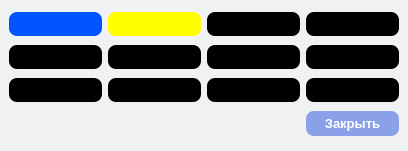
<?xml version="1.0" encoding="UTF-8"?>
<ui version="4.0">
 <class>Color_form</class>
 <widget class="QMainWindow" name="Color_form">
  <property name="geometry">
   <rect>
    <x>0</x>
    <y>0</y>
    <width>378</width>
    <height>151</height>
   </rect>
  </property>
  <property name="windowTitle">
   <string>MainWindow</string>
  </property>
  <property name="styleSheet">
   <string notr="true">background-color:rgb(240, 241, 242)</string>
  </property>
  <widget class="QWidget" name="centralwidget">
   <layout class="QGridLayout" name="gridLayout">
    <item row="3" column="4">
     <widget class="QPushButton" name="pushButton_12">
      <property name="styleSheet">
       <string notr="true">background-color:rgb(0, 0, 0);
border-radius: 8px;
padding: 5px 15px;
outline: 0px;</string>
      </property>
      <property name="text">
       <string>PushButton</string>
      </property>
     </widget>
    </item>
    <item row="1" column="3">
     <widget class="QPushButton" name="pushButton_4">
      <property name="styleSheet">
       <string notr="true">background-color:rgb(255, 255, 0);
border-radius: 8px;
padding: 5px 15px;
outline: 0px;</string>
      </property>
     </widget>
    </item>
    <item row="2" column="3">
     <widget class="QPushButton" name="pushButton_5">
      <property name="styleSheet">
       <string notr="true">background-color:rgb(0, 0, 0);
border-radius: 8px;
padding: 5px 15px;
outline: 0px;</string>
      </property>
      <property name="text">
       <string>PushButton</string>
      </property>
     </widget>
    </item>
    <item row="2" column="2">
     <widget class="QPushButton" name="pushButton_2">
      <property name="styleSheet">
       <string notr="true">background-color:rgb(0, 0, 0);
border-radius: 8px;
padding: 5px 15px;
outline: 0px;</string>
      </property>
      <property name="text">
       <string>PushButton</string>
      </property>
     </widget>
    </item>
    <item row="3" column="3">
     <widget class="QPushButton" name="pushButton_3">
      <property name="styleSheet">
       <string notr="true">background-color:rgb(0, 0, 0);
border-radius: 8px;
padding: 5px 15px;
outline: 0px;</string>
      </property>
      <property name="text">
       <string>PushButton</string>
      </property>
     </widget>
    </item>
    <item row="1" column="2">
     <widget class="QPushButton" name="blue">
      <property name="styleSheet">
       <string notr="true">background-color:rgb(0, 85, 255);
border-radius: 8px;
padding: 5px 15px;
outline: 0px;</string>
      </property>
      <property name="text">
       <string/>
      </property>
     </widget>
    </item>
    <item row="2" column="4">
     <widget class="QPushButton" name="pushButton_8">
      <property name="styleSheet">
       <string notr="true">background-color:rgb(0, 0, 0);
border-radius: 8px;
padding: 5px 15px;
outline: 0px;</string>
      </property>
      <property name="text">
       <string>PushButton</string>
      </property>
     </widget>
    </item>
    <item row="1" column="5">
     <widget class="QPushButton" name="pushButton_10">
      <property name="styleSheet">
       <string notr="true">background-color:rgb(0, 0, 0);
border-radius: 8px;
padding: 5px 15px;
outline: 0px;</string>
      </property>
      <property name="text">
       <string>PushButton</string>
      </property>
     </widget>
    </item>
    <item row="3" column="5">
     <widget class="QPushButton" name="pushButton_9">
      <property name="styleSheet">
       <string notr="true">background-color:rgb(0, 0, 0);
border-radius: 8px;
padding: 5px 15px;
outline: 0px;</string>
      </property>
      <property name="text">
       <string>PushButton</string>
      </property>
     </widget>
    </item>
    <item row="2" column="5">
     <widget class="QPushButton" name="pushButton_11">
      <property name="styleSheet">
       <string notr="true">background-color:rgb(0, 0, 0);
border-radius: 8px;
padding: 5px 15px;
outline: 0px;</string>
      </property>
      <property name="text">
       <string>PushButton</string>
      </property>
     </widget>
    </item>
    <item row="1" column="4">
     <widget class="QPushButton" name="pushButton_7">
      <property name="styleSheet">
       <string notr="true">background-color:rgb(0, 0, 0);
border-radius: 8px;
padding: 5px 15px;
outline: 0px;</string>
      </property>
     </widget>
    </item>
    <item row="3" column="2">
     <widget class="QPushButton" name="pushButton_6">
      <property name="styleSheet">
       <string notr="true">background-color:rgb(0, 0, 0);
border-radius: 8px;
padding: 5px 15px;
outline: 0px;</string>
      </property>
      <property name="text">
       <string>PushButton</string>
      </property>
     </widget>
    </item>
    <item row="4" column="5">
     <widget class="QPushButton" name="pushButton">
      <property name="font">
       <font>
        <family>MS Shell Dlg 2</family>
        <pointsize>10</pointsize>
        <weight>75</weight>
        <bold>true</bold>
       </font>
      </property>
      <property name="styleSheet">
       <string notr="true">QPushButton {
background-color:rgb(138, 161, 233);
color:rgb(255, 255, 255);
border-radius: 8px;
padding: 5px 15px;
outline: 0px;
}
QPushButton:hover{
background-color: rgb(125, 143, 202);
}
</string>
      </property>
      <property name="text">
       <string>Закрыть</string>
      </property>
     </widget>
    </item>
   </layout>
  </widget>
 </widget>
 <resources/>
 <connections/>
</ui>
